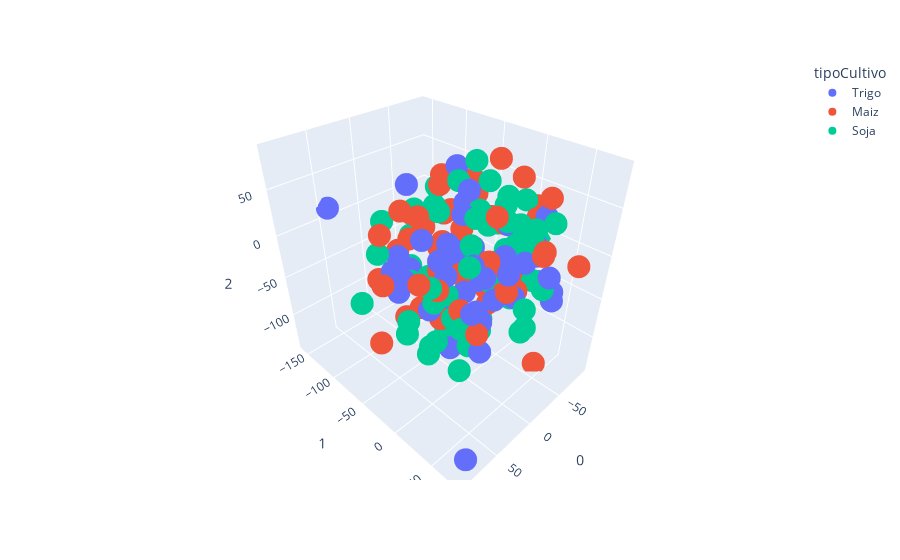

This figure's notebook cell:
### Code cell
tsne = TSNE(n_components=3, random_state=0, perplexity=5)
projections_tsne = tsne.fit_transform(df_std, )

fig = px.scatter_3d(
    projections_tsne, x=0, y=1, z=2,
    color=y, labels={'color': 'tipoCultivo'}
)
fig.update_traces(marker_size=8)
fig.show()
